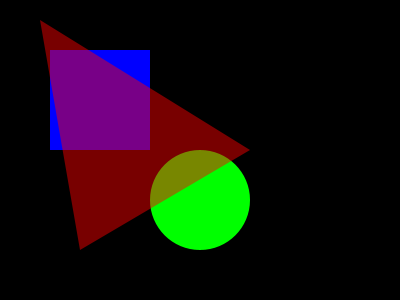
Frame 1 (no input)
Frame 60 (the mouse pressed at the canvas centre just before this capture): identical to frame 1, image omitted
Frame 120 (the mouse held since frame 60 and released just before this capture): identical to frame 1, image omitted

The Processing sketch that drew this single still picture (run headless with seeded random() and noise(); from frame 60 on, the mouse is pressed at the canvas centre):

// Processing sketch: TP1_processing
// ── TP1_processing.pde
/** 
  Utiliser des primitives graphiques dans un script Processing
**/

/* Variables "globales" du sketch [En réalité, attributs de la classe PApplet] */
color GREEN = color(0,255,0);
color BLUE = color(0,0,255);
color SEMI_TRANSPARENT_RED = color(255,0,0,120);

void settings() {
  size(400,300); // créer une fenêtre de taille 400x300
}

void setup(){ // initialiser le sketch

}
  
void draw(){ // boucle infinie de dessin
  background(0); // redessiner la fenêtre en noir - 0-->noir / 255-->blanc  
  noStroke(); // ne pas dessiner le contour des objets dessinés
  
  /** dessin des trois formes **/
  // dessin du cercle
  fill(GREEN);
  circle(200,200,100);  
  // dessin du carré bleu
  fill(BLUE);
  square(50,50,100);
  //dessun du triangle
  fill(SEMI_TRANSPARENT_RED);
  triangle(40,20,250,150,80,250); 
}
  
